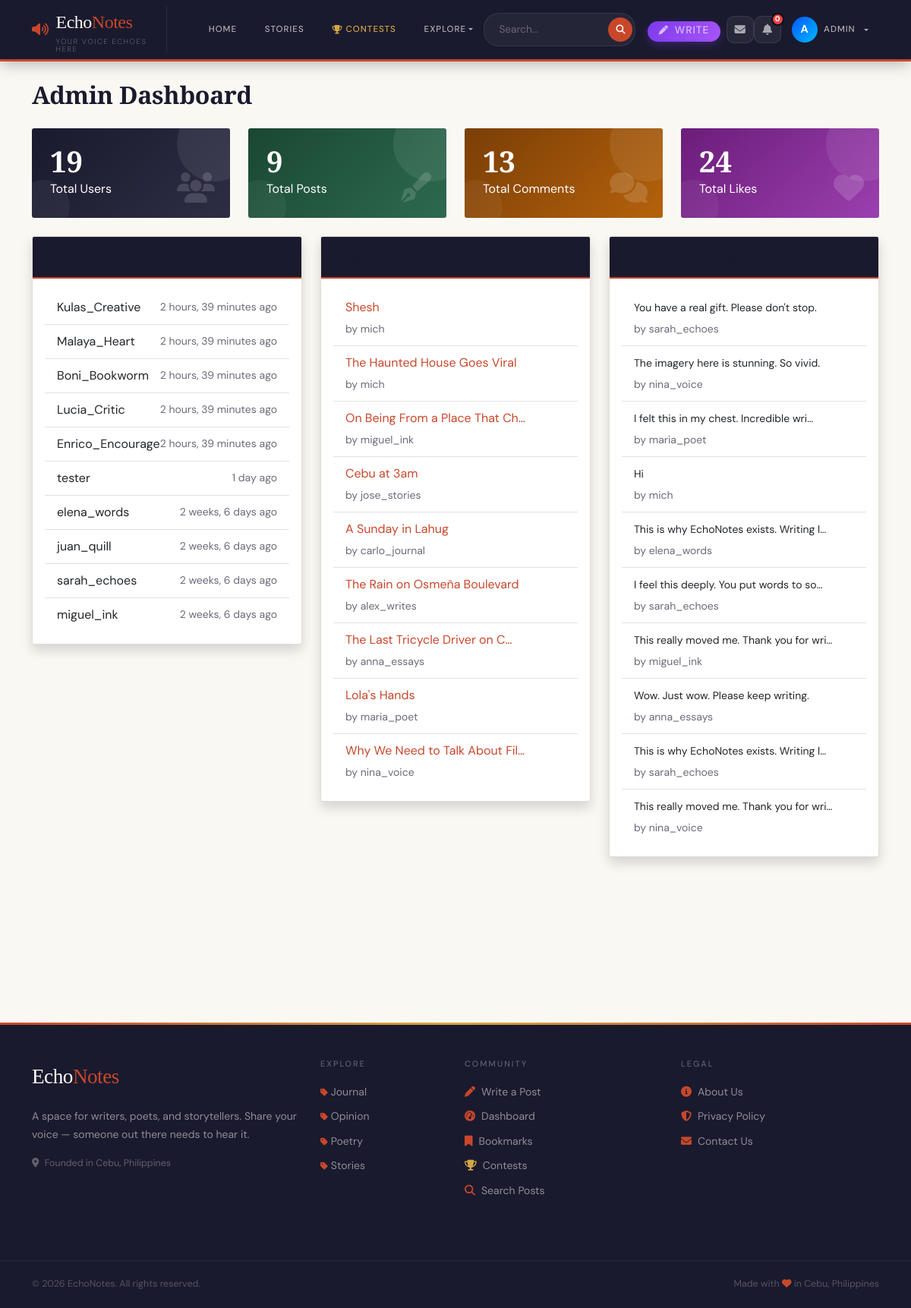
The app's page /admin-dashboard/ (signed in) with its own data.
### blog/models.py (models this page shows, shortened)
class Post(models.Model):
    STATUS_DRAFT = 'draft'
    STATUS_PUBLISHED = 'published'
    STATUS_CHOICES = [
        (STATUS_DRAFT, 'Draft'),
        (STATUS_PUBLISHED, 'Published'),
    ]
    title = models.CharField(max_length=200)
    content = models.TextField()
    author = models.ForeignKey(User, on_delete=models.CASCADE, related_name='posts')
    category = models.ForeignKey(Category, on_delete=models.SET_NULL, null=True, blank=True, related_name='posts')
    mood = models.CharField(max_length=20, choices=MOOD_CHOICES, blank=True)
    status = models.CharField(max_length=10, choices=STATUS_CHOICES, default=STATUS_PUBLISHED)
    created_date = models.DateTimeField(default=timezone.now)
    updated_date = models.DateTimeField(auto_now=True)
    class Meta:
        ordering = ['-created_date']

class Comment(models.Model):
    post = models.ForeignKey(Post, on_delete=models.CASCADE, related_name='comments')
    author = models.ForeignKey(User, on_delete=models.CASCADE, related_name='comments')
    content = models.TextField()
    created_date = models.DateTimeField(default=timezone.now)
    class Meta:
        ordering = ['created_date']

class Category(models.Model):
    name = models.CharField(max_length=100, unique=True)
    slug = models.SlugField(max_length=100, unique=True)
    description = models.TextField(blank=True)
    class Meta:
        verbose_name_plural = 'Categories'
        ordering = ['name']

### blog/views.py (the view)
# urls.py: path('admin-dashboard/', views.admin_dashboard, name='admin-dashboard'),
@admin_required
def admin_dashboard(request):
    today = timezone.now().date()
    days = [(today - timedelta(days=i)) for i in range(6, -1, -1)]
    context = {
        'total_users': User.objects.count(),
        'total_posts': Post.objects.filter(status='published').count(),
        'total_comments': Comment.objects.count(),
        'total_likes': Like.objects.count(),
        'pending_reports': Report.objects.filter(status='pending').count(),
        'active_contests': Contest.objects.filter(status__in=['open', 'voting']).count(),
        'recent_users': User.objects.order_by('-date_joined')[:10],
        'recent_posts': Post.objects.filter(status='published').order_by('-created_date')[:10],
        'recent_comments': Comment.objects.order_by('-created_date')[:10],
        'posts_per_day': json.dumps([{'date': str(d), 'count': Post.objects.filter(created_date__date=d, status='published').count()} for d in days]),
        'top_writers': User.objects.annotate(post_count=Count('posts', filter=Q(posts__status='published'))).order_by('-post_count')[:5],
        'category_stats': Category.objects.annotate(post_count=Count('posts', filter=Q(posts__status='published'))).order_by('-post_count'),
    }
    return render(request, 'admin_dashboard.html', context)

### blog/context_processors.py (called while the page is built)
def categories(request):
    from .models import Category
    return {'categories': Category.objects.all()}

### blog/templates/admin_dashboard.html (shortened to what this page needs)
{% extends 'base.html' %}
{% block content %}
<div class="container py-4">
    <h2 class="mb-4">Admin Dashboard</h2>
    <div class="row">
        <div class="col-md-3 mb-4">
            <div class="stats-card primary">
                <div class="d-flex justify-content-between align-items-center">
                    <div>
                        <div class="stats-number">{{ total_users }}</div>
                        <div>Total Users</div>
                    </div>
                    <i class="fas fa-users"></i>
                </div>
            </div>
        </div>
        <div class="col-md-3 mb-4">
            <div class="stats-card success">
                <div class="d-flex justify-content-between align-items-center">
                    <div>
                        <div class="stats-number">{{ total_posts }}</div>
                        <div>Total Posts</div>
                    </div>
                    <i class="fas fa-pen-fancy"></i>
                </div>
            </div>
        </div>
        <div class="col-md-3 mb-4">
            <div class="stats-card warning">
                <div class="d-flex justify-content-between align-items-center">
                    <div>
                        <div class="stats-number">{{ total_comments }}</div>
                        <div>Total Comments</div>
                    </div>
                    <i class="fas fa-comments"></i>
                </div>
            </div>
        </div>
        <div class="col-md-3 mb-4">
            <div class="stats-card danger">
                <div class="d-flex justify-content-between align-items-center">
                    <div>
                        <div class="stats-number">{{ total_likes }}</div>
                        <div>Total Likes</div>
                    </div>
                    <i class="fas fa-heart"></i>
                </div>
            </div>
        </div>
    </div>
    <div class="row">
        <div class="col-md-4 mb-4">
            <div class="card shadow">
                <div class="card-header bg-primary text-white">
                    <h5 class="mb-0">Recent Users</h5>
                </div>
                <div class="card-body">
                    <ul class="list-group list-group-flush">
                        {% for user in recent_users %}
                            <li class="list-group-item d-flex justify-content-between align-items-center">
                                {{ user.username }}
                                <small class="text-muted">{{ user.date_joined|timesince }} ago</small>
                            </li>
                        {% endfor %}
                    </ul>
                </div>
            </div>
        </div>
        <div class="col-md-4 mb-4">
            <div class="card shadow">
                <div class="card-header bg-primary text-white">
                    <h5 class="mb-0">Recent Posts</h5>
                </div>
                <div class="card-body">
                    <ul class="list-group list-group-flush">
                        {% for post in recent_posts %}
                            <li class="list-group-item">
                                <a href="{% url 'post-detail' post.pk %}" class="text-decoration-none">
                                    {{ post.title|truncatechars:30 }}
                                </a>
                                <br>
                                <small class="text-muted">by {{ post.author.username }}</small>
                            </li>
                        {% endfor %}
                    </ul>
                </div>
            </div>
        </div>
        <div class="col-md-4 mb-4">
            <div class="card shadow">
                <div class="card-header bg-primary text-white">
                    <h5 class="mb-0">Recent Comments</h5>
                </div>
                <div class="card-body">
                    <ul class="list-group list-group-flush">
                        {% for comment in recent_comments %}
                            <li class="list-group-item">
                                <small>{{ comment.content|truncatechars:40 }}</small>
                                <br>
                                <small class="text-muted">by {{ comment.author.username }}</small>
                            </li>
                        {% endfor %}
                    </ul>
                </div>
            </div>
        </div>
    </div>
    <div class="row">
        <div class="col-12">
        </div>
    </div>
</div>
{% endblock %}

### blog/templates/base.html (shortened to what this page needs)
<!DOCTYPE html>
<html lang="en">
<head>
    <link href="https://cdn.jsdelivr.net/npm/bootstrap@5.3.0/dist/css/bootstrap.min.css" rel="stylesheet">
    <link rel="stylesheet" href="https://cdnjs.cloudflare.com/ajax/libs/font-awesome/6.4.0/css/all.min.css">
    {% load static %}
    <link rel="stylesheet" href="{% static 'css/style.css' %}?v=1.0.1">
<body>
<nav class="echonav navbar navbar-expand-lg">
    <div class="container">
        <a class="echo-brand" href="{% url 'landing' %}">
            <i class="fas fa-volume-up" style="color:var(--accent);font-size:1.1rem"></i>
            <div>
                Echo<span>Notes</span>
                <small>Your voice echoes here</small>
            </div>
        </a>
        <div class="collapse navbar-collapse" id="navbarNav">
            <ul class="navbar-nav me-auto mb-2 mb-lg-0 align-items-lg-center" style="gap: 0.5rem; margin-left: 1.5rem;">
                <li class="nav-item">
                    <a class="nav-link" href="{% url 'landing' %}">Home</a>
                </li>
                <li class="nav-item">
                    <a class="nav-link" href="{% url 'story-list' %}">Stories</a>
                </li>
                <li class="nav-item">
                    <a class="nav-link highlight" href="{% url 'contest-list' %}">
                        <i class="fas fa-trophy me-1" style="color:var(--gold)"></i>Contests
                    </a>
                </li>
                <li class="nav-item dropdown">
                    <a class="nav-link dropdown-toggle" href="#" id="exploreDropdown" role="button" data-bs-toggle="dropdown" aria-expanded="false">
                        Explore
                    </a>
                </li>
            </ul>
            <div class="d-flex align-items-lg-center gap-3">
                <form class="echo-search d-flex align-items-center m-0" action="{% url 'search' %}" method="GET" style="background: rgba(255,255,255,0.05); border-radius: 20px; padding: 3px; border: 1px solid rgba(255,255,255,0.08);">
                    <input type="search" name="q" placeholder="Search..." required class="border-0 bg-transparent text-white px-3" style="outline: none; font-size: 0.85rem; width: 160px;">
                    <button type="submit" class="border-0 rounded-circle d-flex justify-content-center align-items-center" style="background: var(--accent); width: 32px; height: 32px; color: white;"><i class="fas fa-search" style="font-size: 0.75rem;"></i></button>
                </form>
                <ul class="navbar-nav align-items-lg-center m-0">
                    {% if user.is_authenticated %}
                        <li class="nav-item me-2 d-none d-lg-block">
                            <a class="nav-link py-1 px-3 text-white" href="{% url 'create-post' %}" style="background: linear-gradient(135deg, #7c3aed, #a855f7); border-radius: 20px; font-size: 0.85rem; font-weight: 500; display: inline-flex; align-items: center; box-shadow: 0 4px 12px rgba(124,58,237,0.3);">
                                <i class="fas fa-pen me-2" style="font-size: 0.75rem;"></i> Write
                            </a>
                        </li>
                        {% if user.is_authenticated %}
                        <li class="nav-item">
                          <a href="{% url 'inbox' %}" class="notif-icon-btn" title="Messages" style="text-decoration:none">
                            <i class="fas fa-envelope"></i>
                          </a>
                        </li>
                        <li class="nav-item" style="position:relative">
                          <button id="notif-bell-btn" class="notif-icon-btn" title="Notifications">
                            <i class="fas fa-bell"></i>
                            <span id="notif-badge" class="notif-badge" style="display:none">0</span>
                          </button>
                        </li>
                        {% endif %}
                        <li class="nav-item dropdown">
                            <a class="nav-link dropdown-toggle d-flex align-items-center gap-2" href="#" id="profileDropdown" role="button" data-bs-toggle="dropdown" aria-expanded="false" style="padding: 0.2rem 1rem;">
                                <div class="rounded-circle d-flex justify-content-center align-items-center" style="width: 34px; height: 34px; background: linear-gradient(135deg,rgb(0, 89, 255),rgb(0, 183, 255)); color: white; font-weight: bold; font-size: 0.9rem;">
                                    {{ user.username|make_list|first|upper }}
                                </div>
                                <span class="d-none d-lg-block">{{ user.username }}</span>
                            </a>
                        </li>
                    {% endif %}
                </ul>
            </div>
        </div>
    </div>
</nav>
<main>
    {% block content %}{% endblock %}
</main>
<footer class="echo-footer mt-5">
    <div class="container py-5">
        <div class="row">
            <div class="col-lg-4 mb-4">
                <div class="echo-footer-brand mb-3">Echo<span>Notes</span></div>
                <p style="color:rgba(255,255,255,0.5);font-size:0.875rem;line-height:1.7">
                    A space for writers, poets, and storytellers.
                    Share your voice — someone out there needs to hear it.
                </p>
                <p style="color:rgba(255,255,255,0.3);font-size:0.78rem">
                    <i class="fas fa-map-marker-alt me-1"></i> Founded in Cebu, Philippines
                </p>
            </div>
            <div class="col-lg-2 col-md-4 mb-4">
    <h6>Explore</h6>
    <ul class="list-unstyled mb-0">
        {% for category in categories %}
            <li style="margin-bottom:0.5rem;">
                <a href="{% url 'category-posts' category.slug %}">
                    <i class="fas fa-tag me-1" style="font-size:0.7rem;color:var(--accent)"></i>{{ category.name }}
                </a>
            </li>
        {% empty %}
            <li><a href="{% url 'landing' %}">All Posts</a></li>
        {% endfor %}
    </ul>
    </div>
            <div class="col-lg-3 col-md-4 mb-4">
                <h6>Community</h6>
                {% if user.is_authenticated %}
                    <a href="{% url 'create-post' %}"><i class="fas fa-pen me-2" style="color:var(--accent)"></i>Write a Post</a>
                    <a href="{% url 'dashboard' %}"><i class="fas fa-tachometer-alt me-2" style="color:var(--accent)"></i>Dashboard</a>
                    <a href="{% url 'my-bookmarks' %}"><i class="fas fa-bookmark me-2" style="color:var(--accent)"></i>Bookmarks</a>
                    <a href="{% url 'contest-list' %}"><i class="fas fa-trophy me-2" style="color:var(--gold)"></i>Contests</a>
                {% endif %}
                <a href="{% url 'search' %}?q="><i class="fas fa-search me-2" style="color:var(--accent)"></i>Search Posts</a>
            </div>
            <div class="col-lg-3 col-md-4 mb-4">
                <h6>Legal</h6>
                <a href="{% url 'about' %}"><i class="fas fa-info-circle me-2" style="color:var(--accent)"></i>About Us</a>
                <a href="{% url 'privacy-policy' %}"><i class="fas fa-shield-alt me-2" style="color:var(--accent)"></i>Privacy Policy</a>
                <a href="{% url 'contact' %}"><i class="fas fa-envelope me-2" style="color:var(--accent)"></i>Contact Us</a>
            </div>
        </div>
    </div>
    <div class="echo-footer-bottom">
        <div class="container d-flex justify-content-between flex-wrap gap-2">
            <span>© {% now "Y" %} EchoNotes. All rights reserved.</span>
            <span>Made with <i class="fas fa-heart" style="color:var(--accent)"></i> in Cebu, Philippines</span>
        </div>
    </div>
</footer>
</body>
</html>

### blog/templates/base.html (style rules this page uses)
.notif-icon-btn { width: 36px; height: 36px; border-radius: 10px; background: rgba(255,255,255,0.06); border: 1px solid rgba(255,255,255,0.09); color: rgba(255,255,255,0.6); display: flex; align-items: center; justify-content: center; font-size: 0.9rem; cursor: pointer; position: relative; transition: all 0.18s; text-decoration: none; }
.notif-badge { position: absolute; top: -5px; right: -5px; min-width: 17px; height: 17px; border-radius: 50%; background: #ef4444; color: white; font-size: 0.6rem; font-weight: 700; font-family: 'DM Sans', sans-serif; display: flex !important; align-items: center; justify-content: center; border: 2px solid #0f0a1a; padding: 0 3px; }

### records on screen
Post: title "Shesh", author.username "mich"
Post: title "The Haunted House Goes Viral", author.username "mich"
Post: title "On Being From a Place That Ch…", author.username "miguel_ink"
Post: title "Cebu at 3am", author.username "jose_stories"
Post: title "A Sunday in Lahug", author.username "carlo_journal"
Post: title "The Rain on Osmeña Boulevard", author.username "alex_writes"
Post: title "The Last Tricycle Driver on C…", author.username "anna_essays"
Post: title "Lola's Hands", author.username "maria_poet"
Post: title "Why We Need to Talk About Fil…", author.username "nina_voice"
Comment: content "You have a real gift. Please don't stop.", author.username "sarah_echoes"
Comment: content "The imagery here is stunning. So vivid.", author.username "nina_voice"
Comment: content "I felt this in my chest. Incredible wri…", author.username "maria_poet"
Comment: content "Hi", author.username "mich"
Comment: content "This is why EchoNotes exists. Writing l…", author.username "elena_words"
Comment: content "I feel this deeply. You put words to so…", author.username "sarah_echoes"
Comment: content "This really moved me. Thank you for wri…", author.username "miguel_ink"
Comment: content "Wow. Just wow. Please keep writing.", author.username "anna_essays"
Comment: content "This is why EchoNotes exists. Writing l…", author.username "sarah_echoes"
Comment: content "This really moved me. Thank you for wri…", author.username "nina_voice"
Category: name "Journal"
Category: name "Opinion"
Category: name "Poetry"
Category: name "Stories"

### other values on screen
{{ user.username|make_list|first|upper }} "A"
{{ user.username }} "ADMIN"
{{ total_users }} "19"
{{ total_posts }} "9"
{{ total_comments }} "13"
{{ total_likes }} "24"
{{ user.username }} "Kulas_Creative"
{{ user.date_joined|timesince }} "2 hours, 39 minutes"
{{ user.username }} "Malaya_Heart"
{{ user.username }} "Boni_Bookworm"
{{ user.username }} "Lucia_Critic"
{{ user.username }} "Enrico_Encourage"
{{ user.username }} "tester"
{{ user.date_joined|timesince }} "1 day"
{{ user.username }} "elena_words"
